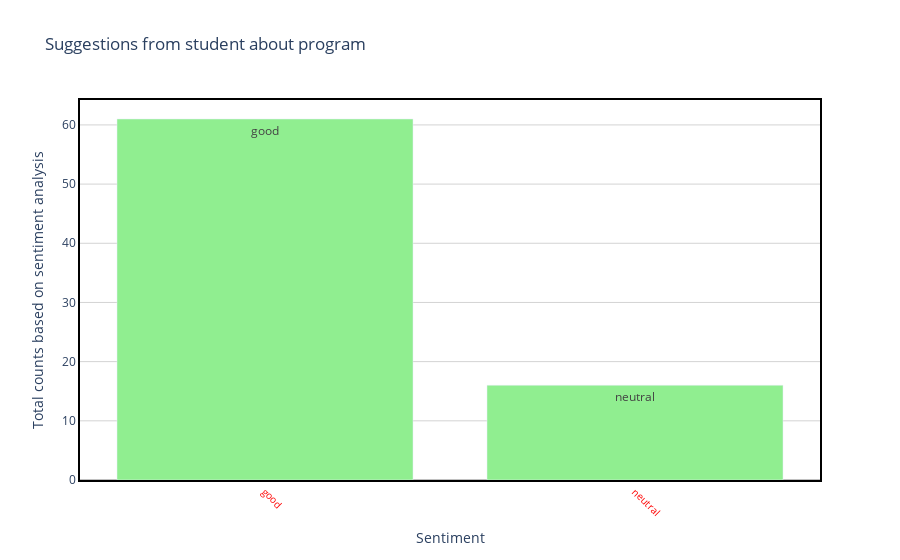

The notebook cell this image was saved under:
### Code cell
draw_trace_bar(sentiment_analysis,'sentiment_analysis','counts','Suggestions from student about program', 'Sentiment','Total counts based on sentiment analysis',"lightgreen")

### Figure 1 — Plotly figure (JSON) as saved in the notebook; plotly's stock layout.template omitted (floating-point values rounded to 4 significant figures)
{"data": [{"marker": {"color": "lightgreen"}, "text": ["good", "neutral"], "type": "bar", "x": ["good", "neutral"], "y": [61, 16]}], "layout": {"hovermode": "closest", "paper_bgcolor": "rgba(0, 0, 0, 0)", "plot_bgcolor": "rgba(0, 0, 0, 0)", "title": {"text": "Suggestions from student about program"}, "xaxis": {"linecolor": "black", "linewidth": 2, "mirror": true, "showline": true, "showticklabels": true, "tickangle": 45, "tickfont": {"color": "red", "size": 10}, "title": {"text": "Sentiment"}, "zeroline": true, "zerolinecolor": "grey", "zerolinewidth": 1}, "yaxis": {"gridcolor": "lightgrey", "linecolor": "black", "linewidth": 2, "mirror": true, "showline": true, "title": {"text": "Total counts based on sentiment analysis"}, "zeroline": true, "zerolinecolor": "grey", "zerolinewidth": 1}}}
